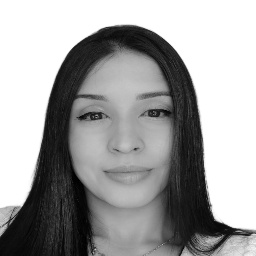
#> input picture pictureFace/self_picture.jpeg, 256 x 256 px, found by its file name
$ python punto_4.py
#> lines starting #> are read from the running program, lines starting #| are printed output that depends on the picture
### unsupervised.py
'''Here point 3 is implemented with the libraries that contain the SVD, PCA and TSNE methods'''

import numpy as np
from tsne import estimate_sne, q_tsne, q_joint, tsne_grad, symmetric_sne_grad, p_joint

class PCA:
    # [23 lines left out: functions __init__, fit, not called in this run]

    def fit_transform(self, X):
        self.fit(X)
        return self.transform(X)

    # [8 lines left out: function transform, not called in this run]

class SVD:
    def __init__(self, n_components=None):
        self.n_components = n_components

    def fit(self, X):
        X = np.array(X)
        U, s, Vt = np.linalg.svd(X, full_matrices=False)
        self.components_ = Vt[:self.n_components].T if self.n_components else Vt.T
        self.explained_variance_ = (s ** 2) / (X.shape[0] - 1)
        self.singular_values_ = s
        # punto 4:
        self.U = U
        self.s = s
        self.Vt = Vt
        return U, s, Vt

    def fit_transform(self, X):
        self.fit(X)
        return self.transform(X)

    def transform(self, X):
        X = np.array(X)
        return np.dot(X, self.components_)

    # [6 lines left out: function inverse_transform, not called in this run]


class TSNE:
    # [8 lines left out: function __init__, not called in this run]

    def fit(self, X):
        # Implementation of the T-SNE algorithm
        pass

    # [18 lines left out: function fit_transform, not called in this run]

    def transform(self, X):
        # Implement transformation of new data based on the existing model
        pass

### punto_4.py
import cv2
import numpy as np
from numpy.linalg import eigh, norm
from sklearn import metrics
import matplotlib.pyplot as plt
from unsupervised import SVD

def SVD_unsupervised_module(A):
    svd_p4 = SVD()
    U, s, Vt = svd_p4.fit(A)
    return U, s, Vt

# Cargar la imagen y convertirla en una matriz de numpy
img_path = "pictureFace\self_picture.jpeg"
my_image = cv2.imread(img_path, cv2.IMREAD_GRAYSCALE)
#> my_image is the input picture: shape (256, 256); min 0, max 255, mean 161.2

def svd_reconstruction(image, num_singular_values):
    U, S, Vt = SVD_unsupervised_module(image)
    S_reconstructed = np.diag(S)
    S_reconstructed[num_singular_values:] = 0
    reconstructed_A = U.dot(S_reconstructed).dot(Vt)
    reconstructed_A = np.clip(reconstructed_A, 0, 255)
    reconstructed_image = reconstructed_A.astype(np.uint8)
    return reconstructed_image

num_singular_values_list = [10, 50, 100, 256]
num_images = len(num_singular_values_list)

fig, axs = plt.subplots(1, num_images, figsize=(15, 15))

for i in range(num_images):
    reconstructed_image = svd_reconstruction(my_image, num_singular_values_list[i])
    axs[i].imshow(reconstructed_image, cmap='gray')
    axs[i].set_title(f"{num_singular_values_list[i]} Singular Values")
    axs[i].axis('off')
#> this loop made 4 passes
#> pass 1, in fit, `U, s, Vt = np.linalg.svd(X, full_matrices=False)`:
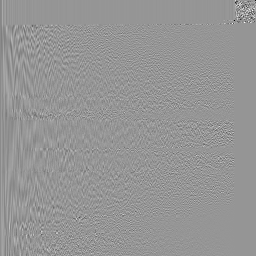
#> U: shape (256, 256) float64; min -0.927, max 0.65, mean -0.000201; drawn with min black and max white
#> pass 1, in fit, `U, s, Vt = np.linalg.svd(X, full_matrices=False)`:
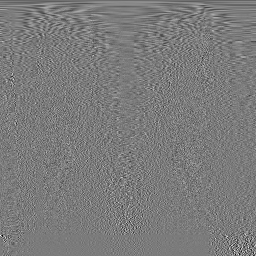
#> Vt: shape (256, 256) float64; min -0.468, max 0.498, mean -0.000216; drawn with min black and max white
#> pass 1, in fit, `self.components_ = Vt[:self.n_components].T if self.n_components else ..`:
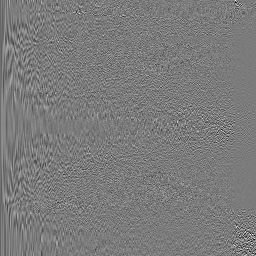
#> self.components_: shape (256, 256) float64; min -0.468, max 0.498, mean -0.000216; drawn with min black and max white
#> pass 1, in svd_reconstruction, `S_reconstructed = np.diag(S)`:
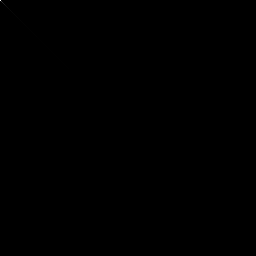
#> S_reconstructed: shape (256, 256) float64; min 0, max 44703.1, mean 1.9; drawn with min black and max white

plt.show()
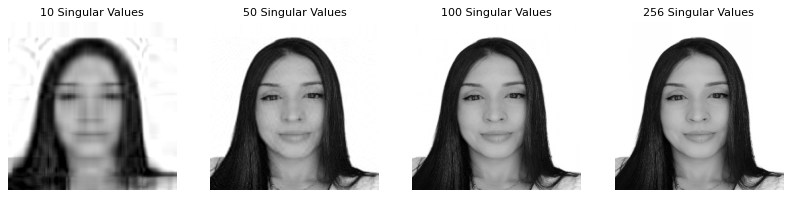
#> figure drawn by matplotlib, 4 panels

'''To calculate how different my image is from the approximations, the distance can be calculated in Euclidean norm, after linearizing each of the matrices, as in point 2.'''

$ run again, with pictureFace/AlejandroC.jpeg copied over pictureFace/self_picture.jpeg
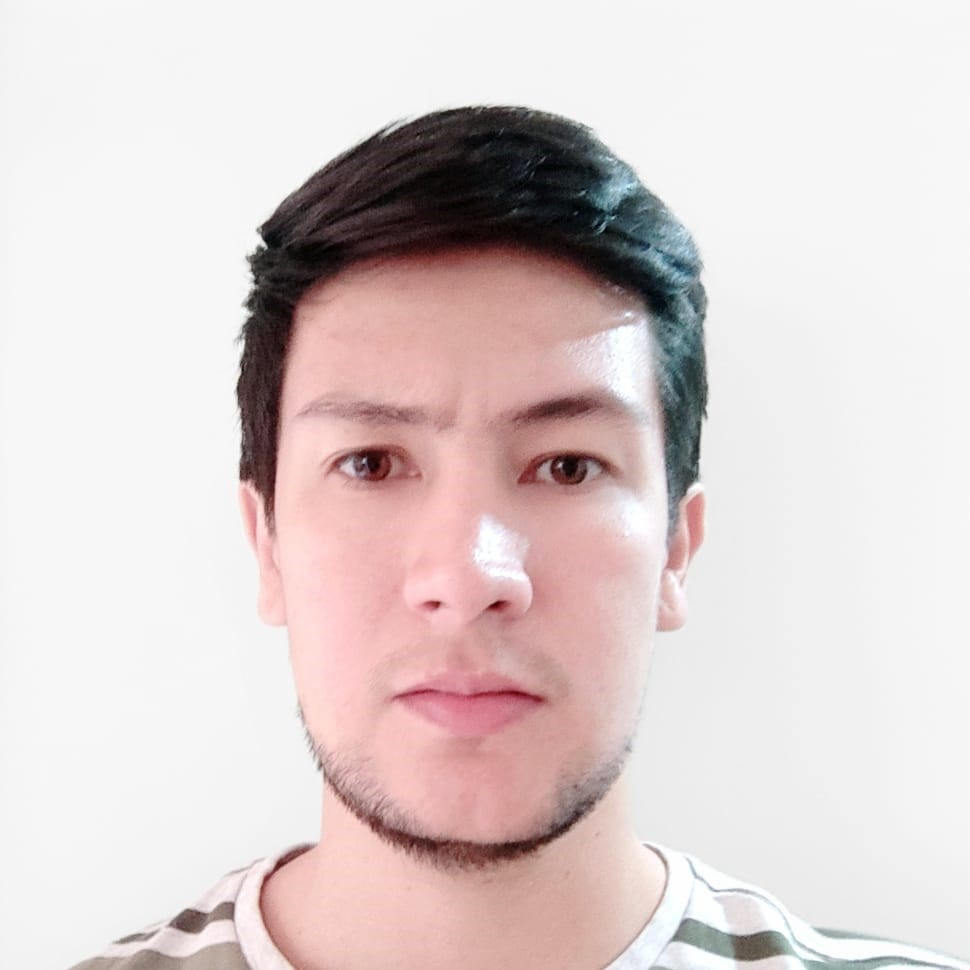
#> input picture pictureFace/AlejandroC.jpeg, 970 x 970 px, found by its file name
#> the loop `for i in range(num_images):` made 4 passes
#> pass 1, in fit, `U, s, Vt = np.linalg.svd(X, full_matrices=False)`:
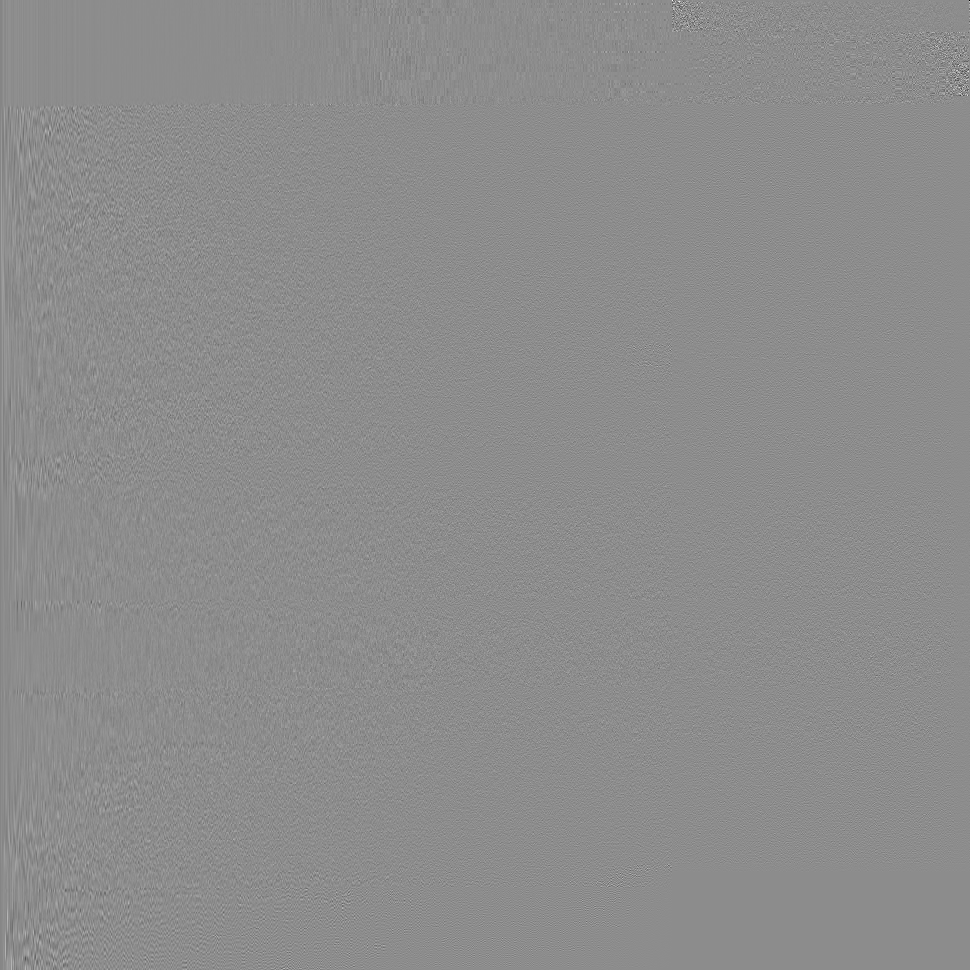
#> U: shape (970, 970) float64; min -0.665, max 0.539, mean -2.81e-05; drawn with min black and max white
#> `plt.show()`:
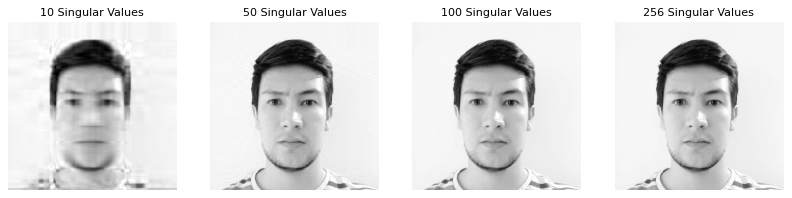
#> figure drawn by matplotlib, 4 panels
